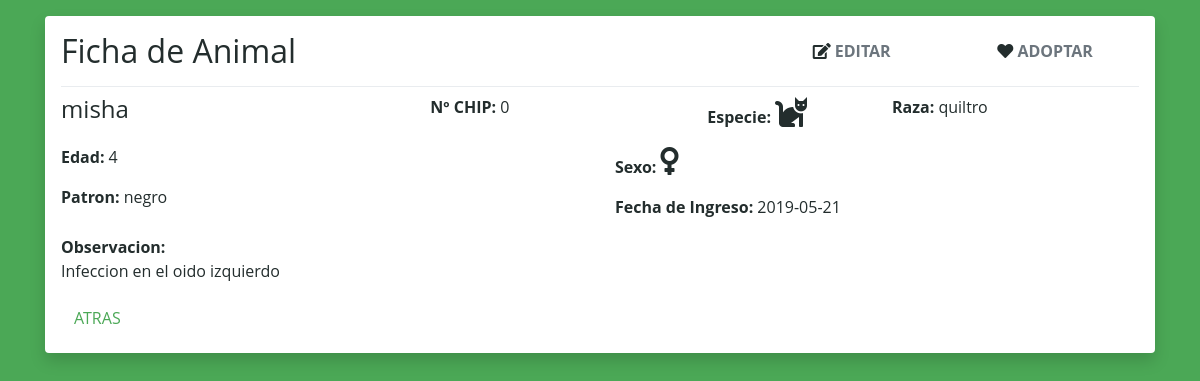
/src/php/view/view-animal.php?cod=anm-001, run on an earlier commit of the app's database.
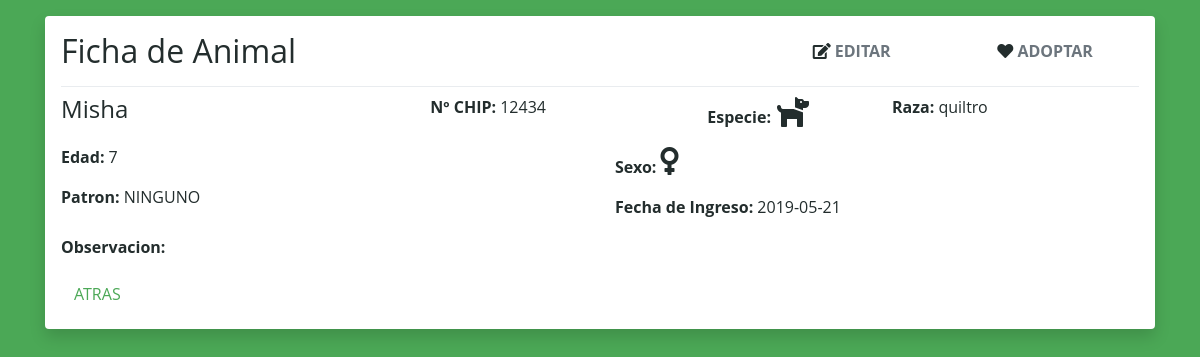
And on a later commit of the database.
### tables this page shows
CREATE TABLE `animal` (
  `cod` varchar(10) NOT NULL,
  `codDueno` varchar(10) DEFAULT NULL,
  `codOrganizacion` varchar(10) NOT NULL,
  `nombre` varchar(50) NOT NULL,
  `edad` int(11) NOT NULL,
  `fechaIngreso` date DEFAULT NULL,
  `especie` varchar(30) NOT NULL,
  `raza` varchar(100) NOT NULL,
  `patron` varchar(30) NOT NULL,
  `sexo` char(1) DEFAULT NULL,
  `observacion` text NOT NULL,
  `chip` int(15) DEFAULT NULL
);

### src/php/model/dao/DueñoDao.php (called while the page is built, shortened)
<?php
include_once '../model/dto/Dueño.php';
class DueñoDao
{
    function buscarDueño($codigo)
    {
        $con = new Conexion();
        $conn = $con->Conectar();
        $sql = "SELECT * FROM dueno WHERE cod = ?";
        $statement = $conn->prepare($sql);
        $statement->bind_param('s',$codigo);
        $statement->execute();
        $result = $statement->get_result();
        if ($result->num_rows > 0) {
            $fila = $result->fetch_assoc();
            $dueño = new Dueño($fila["cod"], $fila["nombre"], $fila["apellidoPaterno"],
            $fila["apellidoMaterno"], $fila["fechaAdopcion"], $fila["puntuacionAdoptante"]);
            return $dueño;
        } else {
            return null;
        }
    }
}
?>

### src/php/model/dao/AnimalDao.php (called while the page is built, shortened)
<?php
include_once '../model/dto/Animal.php';
include_once '../model/dto/Dueño.php';
include_once '../model/dao/DueñoDao.php';
class AnimalDao
{
    function buscarAnimal($codigo)
    {
        $con = new Conexion();
        $conn = $con->Conectar();
        $sql = "SELECT * FROM animal WHERE cod = ?";
        $conn->set_charset("utf8");
        $statement = $conn->prepare($sql);
        $statement->bind_param('s',$codigo);
        $statement->execute();
        $result = $statement->get_result();
        if ($result->num_rows > 0) {
            $fila = $result->fetch_assoc();
            $animal = new Animal($fila["cod"], new Organizacion($fila["codOrganizacion"],NULL), new Dueño($fila["codDueno"],NULL,NULL,NULL,NULL,NULL),
                $fila["nombre"], $fila["edad"], $fila["fechaIngreso"], $fila["especie"], $fila["raza"],
                $fila["patron"], $fila["sexo"], $fila["observacion"], $fila["chip"]);
            return $animal;
        } else {
            echo "0 results";
            return null;
        }
    }
}
?>

### src/php/model/dto/Dueño.php (called while the page is built, shortened)
<?php
class Dueño
{
    private $codigo;
    public function __construct($codigo, $nombre, $apellidoPaterno, $apellidoMaterno, $fechaAdopcion, $puntuacionAdoptante)
    {
        $this->codigo = is_null($codigo)?$this->codigo:$codigo;
    }
    public function getCodigo(){
        return $this->codigo;
    }
}
?>

### src/php/model/dto/Animal.php (called while the page is built, shortened)
<?php
include_once "Dueño.php";
class Animal
{
    private $nombre;
    private $edad;
    private $fechaInfreso;
    private $especie;
    private $raza;
    private $patron;
    private $sexo;
    private $observacion;
    private $chip;
    public function __construct($codigo, $organizacion, $dueño, $nombre, $edad, $fechaInfreso, $especie, $raza, $patron, $sexo, $observacion, $chip)
    {
        $this->nombre = is_null($nombre)?$this->nombre:$nombre;
        $this->edad = is_null($edad)?$this->edad:$edad;
        $this->fechaInfreso = is_null($fechaInfreso)?$this->fechaInfreso:$fechaInfreso;
        $this->especie = is_null($especie)?$this->especie:$especie;
        $this->raza = is_null($raza)?$this->raza:$raza;
        $this->patron = is_null($patron)?$this->patron:$patron;
        $this->sexo = is_null($sexo)?$this->sexo:$sexo;
        $this->observacion = is_null($observacion)?$this->observacion:$observacion;
        $this->chip = is_null($chip)?$this->chip:$chip;
    }
    public function getNombre(){
        return $this->nombre;
    }
    public function getEdad(){
        return $this->edad;
    }
    public function getFechaIngreso(){
        return $this->fechaInfreso;
    }
    public function getEspecie(){
        return $this->especie;
    }
    public function getRaza(){
        return $this->raza;
    }
    public function getPatron(){
        return $this->patron;
    }
    public function getSexo(){
        return $this->sexo;
    }
    public function getObservacion(){
        return $this->observacion;
    }
    public function getChip(){
        return $this->chip;
    }
}
?>

### src/php/view/view-animal.php (the view, shortened to what the changed rows need)
<!DOCTYPE html>
<html lang="en">
<head>
    <link rel="stylesheet" href="/RedcatandoAnimales/RedcatandoAnimales/src/css/main.css">
    <link rel="stylesheet" href="/RedcatandoAnimales/RedcatandoAnimales/src/css/bootstrap.css">
    <link rel="stylesheet" href="https://use.fontawesome.com/releases/v5.8.1/css/all.css">
</head>
<body class="bg-primary">
    <?php
    include_once '../model/dao/AnimalDao.php';
    include_once '../model/dao/DueñoDao.php';
    $codigo = $_GET["cod"];
    $aDao = new AnimalDao();
    $dDao = new DueñoDao();
    $animal = $aDao->buscarAnimal($codigo);
    ?>
    <div class="container container-fluid">
        <div class="my-3 shadow p-3 bg-white rounded">
            <div class="row">
                <div class="col-md-8">
                    <h2>Ficha de Animal</h2>
                </div>
            </div>
            <?php
                $dueño = is_null($dDao->buscarDueño($animal->getCodigoDueño()))?new Dueño(NULL,NULL,NULL,NULL,NULL,NULL):$dDao->buscarDueño($animal->getCodigoDueño());
                echo "<div class='row'>";
                echo "<div class='col-md-4'>";
                if(is_null($dueño->getCodigo()))
                {
                    echo "<h4 class='text-capitalized'>".$animal->getNombre()."</h4>";
                }
                else{
                    echo "<h4>".$animal->getNombre()." <span class='badge badge-primary'>ADOPTADO</span></h4>";
                }
                echo "</div>";
                echo "<div class='col-md-3'>";
                echo "<p><strong>Nº CHIP: </strong> ".$animal->getChip()."</p>";
                echo "</div>";
                if($animal->getEspecie()=="canino"){
                    echo "<div class='col-md-2'>";
                    echo "<p><strong>Especie: </strong><span class='fas fa-dog fa-2x'></span></p>";
                    echo "</div>";
                }
                else{
                    echo "<div class='col-md-2'>";
                    echo "<p><strong>Especie: </strong><span class='fas fa-cat fa-2x'></span></p>";
                    echo "</div>";
                }
                echo "<div class='col-md-3'>";
                echo "<p><strong>Raza: </strong> ".$animal->getRaza()."</p>";
                echo "</div>";
                echo "</div>";
                echo "<div class='row'>";
                    echo "<div class='col-md-6'>";
                        echo "<p><strong>Edad: </strong> ".$animal->getEdad()."</p>";
                        echo "<p><strong>Patron: </strong> ".$animal->getPatron()."</p>";
                    echo "</div>";
                    echo "<div class='col-md-6'>";
                if($animal->getSexo()=='h'){
                        echo "<p><strong>Sexo: </strong><span class='fas fa-venus fa-2x'></span></p>";
                }
                else
                {
                        echo "<p><strong>Sexo: </strong><span class='fas fa-mars fa-2x'></span></p>";
                }
                        echo "<p><strong>Fecha de Ingreso: </strong>".$animal->getFechaIngreso()."</p>";
                    echo "</div>";
                echo "</div>";
                echo "<div class='row'>";
                if($dueño->getCodigo() == NULL)
                {
                    echo "<div class='col-md-12'>";
                    echo "<strong>Observacion: </strong>";
                    echo "<p>".$animal->getObservacion()."</p>";
                    echo "</div>";
                }
                echo "</div>";
            ?>
        </div>
    </div>
</body>
</html>

What changed in the data, as far as the page shows it:
changed animal "quiltro": nombre "misha" → "Misha"; chip "0" → "12434"; especie "perro" → "canino" (drawn); edad "4" → "7"; patron "negro" → "NINGUNO"; observacion "Infeccion en el oido izquierdo" → (not shown)
